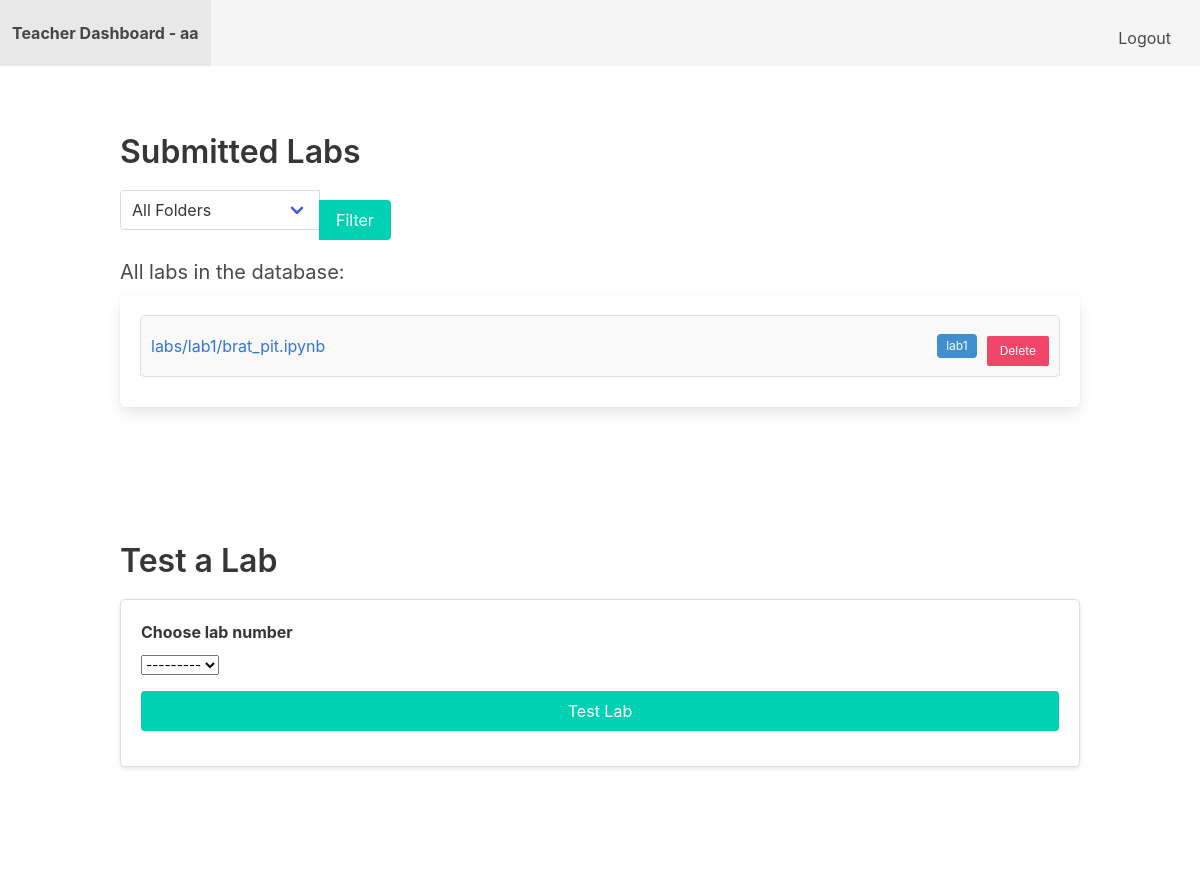
/create_lab/ (signed in, upper part), run on an earlier commit of the app's database.
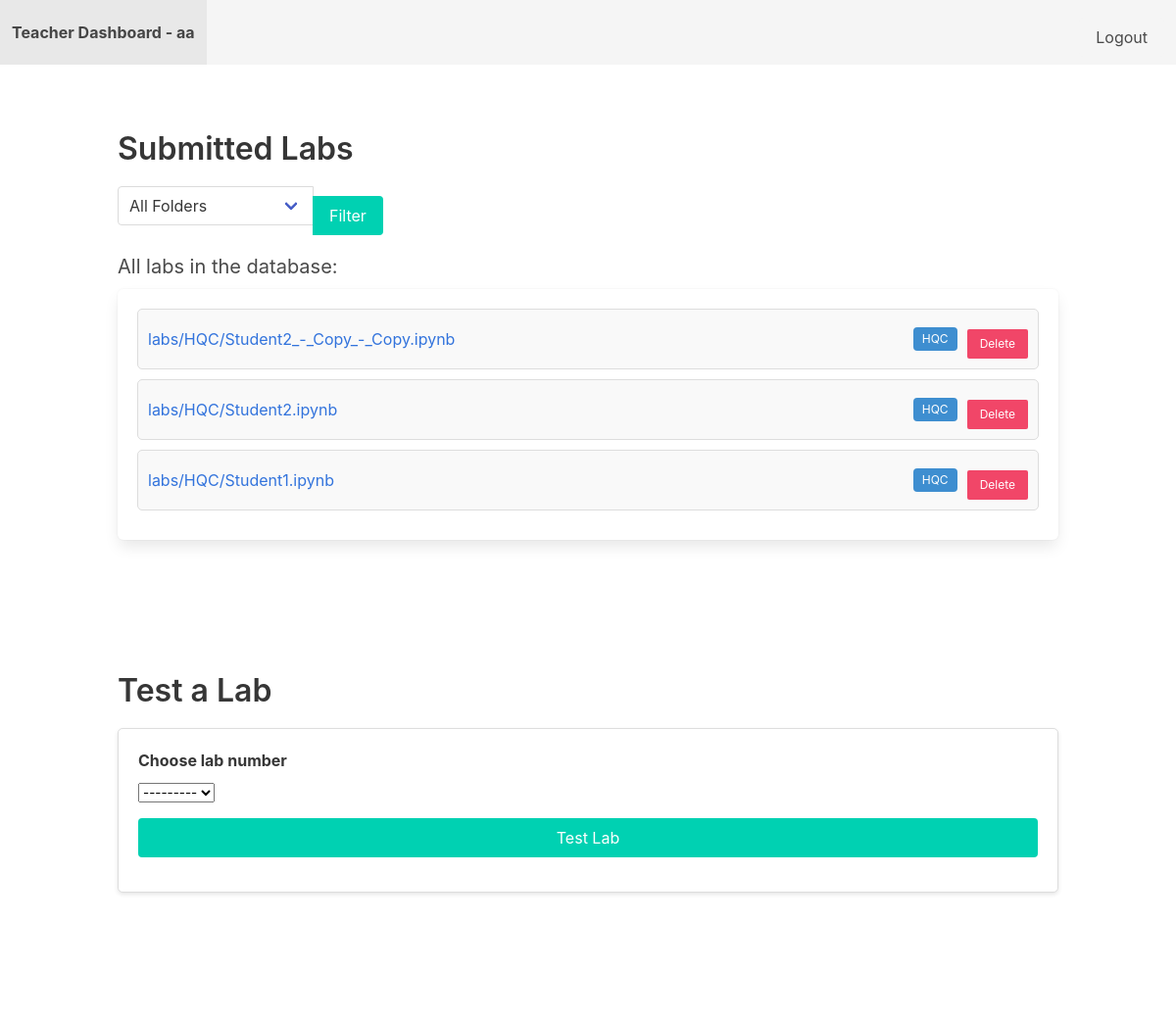
And on a later commit of the database.
### myapp/models.py (models this page shows)
class Document(models.Model):
    docfile = models.FileField(upload_to=upload_location)
    lab_type = models.CharField(max_length=25)

### myapp/views.py (the view)
# urls.py: path('create_lab/', views.create_lab, name='create_lab'),
@login_required
def create_lab(request):
    if request.method == 'POST':
        form = LabChoiceForm(request.POST, request.FILES)
        if form.is_valid():
            lab_name = form.cleaned_data['labname']
            template_file = request.FILES['template_file']
            if not template_file.name.endswith('.ipynb'):
                form.add_error('template_file', 'Only Jupyter notebook (.ipynb) files are allowed.')
                context = {
                    'lab_choice_form': form,
                    'documents': Document.objects.all(),
                    'form': DocumentForm(),
                }
                return render(request, 'dashboard.html', context)
            lab_dir = os.path.join(settings.LABS_ROOT, lab_name)
            print(settings.LABS_ROOT)
            os.makedirs(lab_dir, exist_ok=True)
            temp_path = os.path.join(lab_dir, template_file.name)
            with open(temp_path, 'wb+') as destination:
                for chunk in template_file.chunks():
                    destination.write(chunk)
            try:
                public_path, private_path = format_notebook(temp_path, os.path.join(lab_dir, lab_name))
                os.remove(temp_path)
                LabChoice.objects.create(name=lab_name)
                return redirect('dashboard')
            except Exception as e:
                form.add_error('template_file', f'Error processing notebook: {str(e)}')
                if os.path.exists(temp_path):
                    os.remove(temp_path)
    else:
        form = LabChoiceForm()
    context = {
        'lab_choice_form': form,
        'documents': Document.objects.all(),
        'form': DocumentForm(),
    }
    return render(request, 'dashboard.html', context)

### myapp/forms.py (shortened to what this page needs)
class LabChoiceForm(forms.Form):
    labname = forms.CharField(label="Lab Name", max_length=100, widget=forms.TextInput(attrs={'placeholder': 'Enter lab name'}))
    template_file = forms.FileField(label='Upload Lab Template')

class DocumentForm(forms.Form):
    docfile = forms.FileField(label='Select a file')
    labName = forms.ModelChoiceField(
        label="Choose lab number",
        queryset=LabChoice.objects.all(),
        widget=forms.Select,
        to_field_name='name'
    )

### myapp/models.py (called while the page is built)
    def __str__(self):
        return self.name

### myapp/templates/dashboard.html (shortened to what this page needs)
{% load static %}
<!DOCTYPE html>
<html lang="pl">
<head>
    <link rel="stylesheet" href="https://cdn.jsdelivr.net/npm/bulma@0.9.3/css/bulma.min.css">
</head>
<body>
<nav class="navbar is-light" role="navigation" aria-label="main navigation">
    <div class="navbar-brand">
        <a class="navbar-item" href="#">
            <strong>Teacher Dashboard - {{ user.username }}</strong>
        </a>
    </div>
    <div class="navbar-end">
        <div class="navbar-item">
            <form action="{% url 'logout' %}" method="post">
                <button type="submit" class="button is-light">Logout</button>
            </form>
        </div>
    </div>
</nav>
<div class="content-wrap">
    <section class="section">
        <div class="container">
            <h1 class="title">Submitted Labs</h1>
            <div class="filter-section">
                <form method="get" action="{% url 'dashboard' %}">
                    <div class="field has-addons">
                        <div class="control">
                            <div class="select">
                                <select name="lab_type">
                                    <option value="">All Folders</option>
                                </select>
                            </div>
                        </div>
                        <div class="control">
                            <button type="submit" class="button is-primary">Filter</button>
                        </div>
                    </div>
                </form>
            </div>
            {% if documents %}
                <h2 class="subtitle">All labs in the database:</h2>
                <div class="box">
                    {% for document in documents %}
                        <div class="document-item">
                            <a href="{% url 'view_document' document.id %}">{{ document.docfile.name }}</a>
                            <span class="tag is-info">{{ document.lab_type }}</span>
                            <form action="{% url 'delete_lab' document.id %}" method="post" class="delete-button">
                                <button type="submit" class="button is-danger is-small" onclick="return confirm('Are you sure you want to delete this lab?');">Delete</button>
                            </form>
                        </div>
                    {% endfor %}
                </div>
            {% else %}
                <div class="notification is-warning">
                    No documents found.
                </div>
            {% endif %}
        </div>
    </section>
    <section class="section">
        <div class="container">
            <h1 class="title">Test a Lab</h1>
            <div class="form-box">
                <form action="{% url 'results-view' %}" method="get">
                    <div class="field">
                        <label class="label">{{ form.labName.label }}</label>
                        <div class="control">
                            {{ form.labName }}
                        </div>
                    </div>
                    <div class="field">
                        <div class="control">
                            <button type="submit" class="button is-primary is-fullwidth">Test Lab</button>
                        </div>
                    </div>
                </form>
            </div>
        </div>
    </section>
    <section class="section">
    </section>
</div>
</body>
</html>

What changed in the data, as far as the page shows it:
removed Document: docfile.name "labs/lab1/brat_pit.ipynb", lab_type "lab1"
added Document: docfile.name "labs/HQC/Student2_-_Copy_-_Copy.ipynb", lab_type "HQC"
added Document: docfile.name "labs/HQC/Student2.ipynb", lab_type "HQC"
added Document: docfile.name "labs/HQC/Student1.ipynb", lab_type "HQC"
